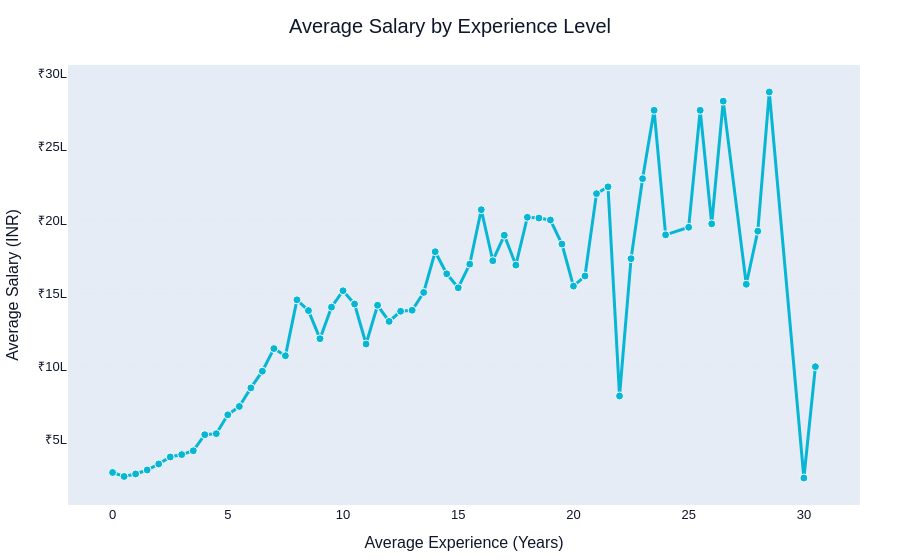

The code cell stored with this chart in its notebook:
### Markdown cell above
#### Chart 3: Average Salary by Experience Level

### Code cell
experience_salary = (
    salary_df.groupby("averageExperience")["averageSalary"]
    .mean()
    .reset_index()
    .sort_values("averageExperience")
)

fig = px.line(
    experience_salary,
    x="averageExperience",
    y="averageSalary",
    title="Average Salary by Experience Level",
    markers=True,
    color_discrete_sequence=[CYAN]
)

# Salary axis in Lakhs
max_salary = experience_salary["averageSalary"].max()

tick_step = 500000
tick_vals = np.arange(0, max_salary + tick_step, tick_step)
tick_text = [f"₹{int(x/100000)}L" for x in tick_vals]

fig.update_xaxes(
    title="Average Experience (Years)"
)

fig.update_yaxes(
    title="Average Salary (INR)",
    tickmode="array",
    tickvals=tick_vals,
    ticktext=tick_text
)

fig.update_traces(
    line=dict(width=3),
    marker=dict(
        size=8,
        line=dict(
            color="white",
            width=1
        )
    ),
    hovertemplate=(
        "<b>Experience</b><br>"
        "%{x:.1f} Years<br><br>"
        "<b>Average Salary</b><br>"
        "₹%{y:,.0f}"
        "<extra></extra>"
    )
)

fig = style_plot(fig)

fig.show()

### Figure 1 — Plotly figure (JSON) as saved in the notebook; plotly's stock layout.template omitted (floating-point values rounded to 4 significant figures)
{"data": [{"hovertemplate": "<b>Experience</b><br>%{x:.1f} Years<br><br><b>Average Salary</b><br>₹%{y:,.0f}<extra></extra>", "legendgroup": "", "line": {"color": "#06B6D4", "dash": "solid", "width": 3}, "marker": {"line": {"color": "white", "width": 1}, "size": 8, "symbol": "circle"}, "mode": "lines+markers", "name": "", "orientation": "v", "showlegend": false, "type": "scatter", "x": [0.0, 0.5, 1.0, 1.5, 2.0, 2.5, 3.0, 3.5, 4.0, 4.5, 5.0, 5.5, 6.0, 6.5, 7.0, 7.5, 8.0, 8.5, 9.0, 9.5, 10.0, 10.5, 11.0, 11.5, 12.0, 12.5, 13.0, 13.5, 14.0, 14.5, 15.0, 15.5, 16.0, 16.5, 17.0, 17.5, 18.0, 18.5, 19.0, 19.5, 20.0, 20.5, 21.0, 21.5, 22.0, 22.5, 23.0, 23.5, 24.0, 25.0, 25.5, 26.0, 26.5, 27.5, 28.0, 28.5, 30.0, 30.5], "xaxis": "x", "y": [277700.0, 250400.0, 267700.0, 294600.0, 335800.0, 383400.0, 399800.0, 425800.0, 535600.0, 542700.0, 671300.0, 728500.0, 855100.0, 969100.0, 1124000.0, 1075000.0, 1456000.0, 1383000.0, 1191000.0, 1406000.0, 1518000.0, 1428000.0, 1155000.0, 1419000.0, 1309000.0, 1378000.0, 1385000.0, 1507000.0, 1785000.0, 1634000.0, 1539000.0, 1700000.0, 2071000.0, 1723000.0, 1897000.0, 1694000.0, 2020000.0, 2015000.0, 2001000.0, 1837000.0, 1550000.0, 1619000.0, 2181000.0, 2228000.0, 800000.0, 1737000.0, 2283000.0, 2750000.0, 1900000.0, 1952000.0, 2750000.0, 1975000.0, 2812000.0, 1562000.0, 1925000.0, 2875000.0, 240000.0, 1000000.0], "yaxis": "y"}], "layout": {"font": {"color": "#0F172A", "family": "Arial", "size": 13}, "hovermode": "x unified", "legend": {"bgcolor": "rgba(0,0,0,0)", "borderwidth": 0, "tracegroupgap": 0}, "margin": {"b": 35, "l": 40, "r": 40, "t": 65}, "title": {"font": {"family": "Arial", "size": 20}, "text": "Average Salary by Experience Level", "x": 0.5, "xanchor": "center"}, "xaxis": {"anchor": "y", "domain": [0, 1], "showgrid": false, "showline": false, "title": {"text": "Average Experience (Years)"}, "zeroline": false}, "yaxis": {"anchor": "x", "domain": [0, 1], "gridcolor": "#E2E8F0", "griddash": "dot", "gridwidth": 0.8, "showgrid": true, "showline": false, "tickmode": "array", "ticktext": ["₹0L", "₹5L", "₹10L", "₹15L", "₹20L", "₹25L", "₹30L"], "tickvals": [0.0, 500000.0, 1000000.0, 1500000.0, 2000000.0, 2500000.0, 3000000.0], "title": {"text": "Average Salary (INR)"}, "zeroline": false}}}
